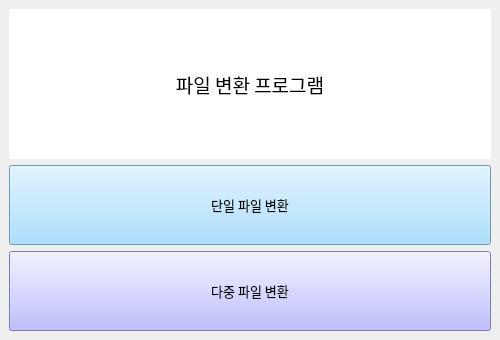
<?xml version="1.0" encoding="UTF-8"?>
<ui version="4.0">
 <class>MainWindow</class>
 <widget class="QMainWindow" name="MainWindow">
  <property name="geometry">
   <rect>
    <x>0</x>
    <y>0</y>
    <width>500</width>
    <height>340</height>
   </rect>
  </property>
  <property name="minimumSize">
   <size>
    <width>500</width>
    <height>340</height>
   </size>
  </property>
  <property name="maximumSize">
   <size>
    <width>500</width>
    <height>340</height>
   </size>
  </property>
  <property name="windowTitle">
   <string>MainWindow</string>
  </property>
  <widget class="QWidget" name="centralwidget">
   <layout class="QGridLayout" name="gridLayout">
    <item row="0" column="0">
     <widget class="QLabel" name="Main_Title">
      <property name="font">
       <font>
        <family>한컴 고딕</family>
        <pointsize>14</pointsize>
        <weight>9</weight>
        <italic>false</italic>
        <bold>false</bold>
       </font>
      </property>
      <property name="styleSheet">
       <string notr="true">background-color: rgb(85, 170, 255);
font: 75 14pt &quot;한컴 고딕&quot;;
background-color: rgb(255, 255, 255);</string>
      </property>
      <property name="frameShape">
       <enum>QFrame::NoFrame</enum>
      </property>
      <property name="text">
       <string>파일 변환 프로그램</string>
      </property>
      <property name="alignment">
       <set>Qt::AlignCenter</set>
      </property>
     </widget>
    </item>
    <item row="2" column="0">
     <widget class="QPushButton" name="single_File">
      <property name="minimumSize">
       <size>
        <width>400</width>
        <height>80</height>
       </size>
      </property>
      <property name="maximumSize">
       <size>
        <width>16777215</width>
        <height>16777215</height>
       </size>
      </property>
      <property name="font">
       <font>
        <family>한컴 고딕</family>
        <pointsize>10</pointsize>
        <weight>50</weight>
        <bold>false</bold>
        <underline>false</underline>
        <strikeout>false</strikeout>
       </font>
      </property>
      <property name="styleSheet">
       <string notr="true">border-color: #FA8072;
background-color: rgb(148, 214, 255);
</string>
      </property>
      <property name="text">
       <string>단일 파일 변환</string>
      </property>
     </widget>
    </item>
    <item row="3" column="0">
     <widget class="QPushButton" name="multi_File">
      <property name="minimumSize">
       <size>
        <width>400</width>
        <height>80</height>
       </size>
      </property>
      <property name="maximumSize">
       <size>
        <width>16777215</width>
        <height>16777215</height>
       </size>
      </property>
      <property name="font">
       <font>
        <family>한컴 고딕</family>
        <pointsize>10</pointsize>
        <weight>50</weight>
        <bold>false</bold>
        <underline>false</underline>
        <strikeout>false</strikeout>
       </font>
      </property>
      <property name="styleSheet">
       <string notr="true">border-color: #FA8072;
background-color: rgb(170, 170, 255);
</string>
      </property>
      <property name="text">
       <string>다중 파일 변환</string>
      </property>
     </widget>
    </item>
   </layout>
  </widget>
 </widget>
 <resources/>
 <connections/>
</ui>
